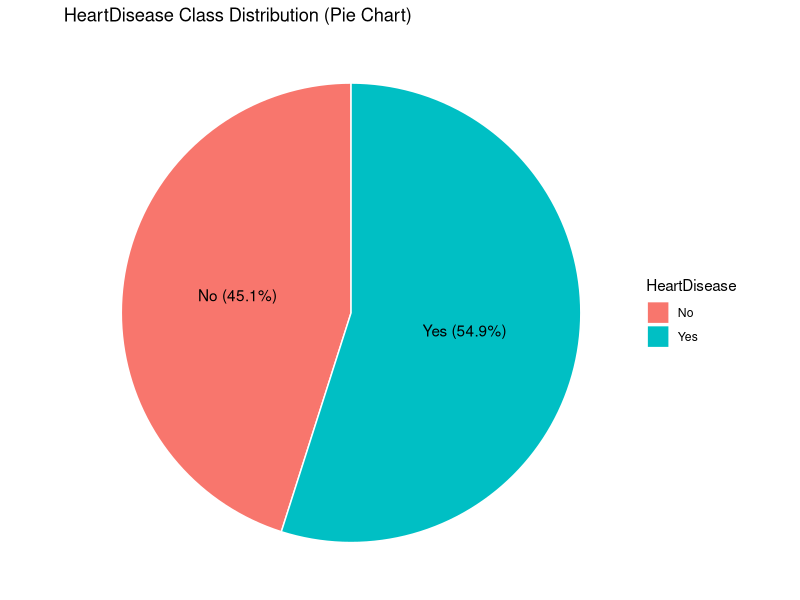
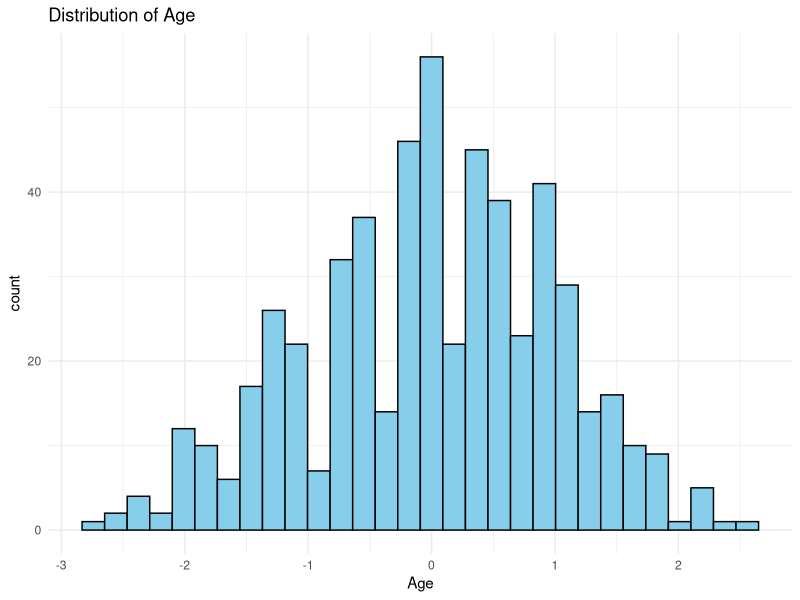
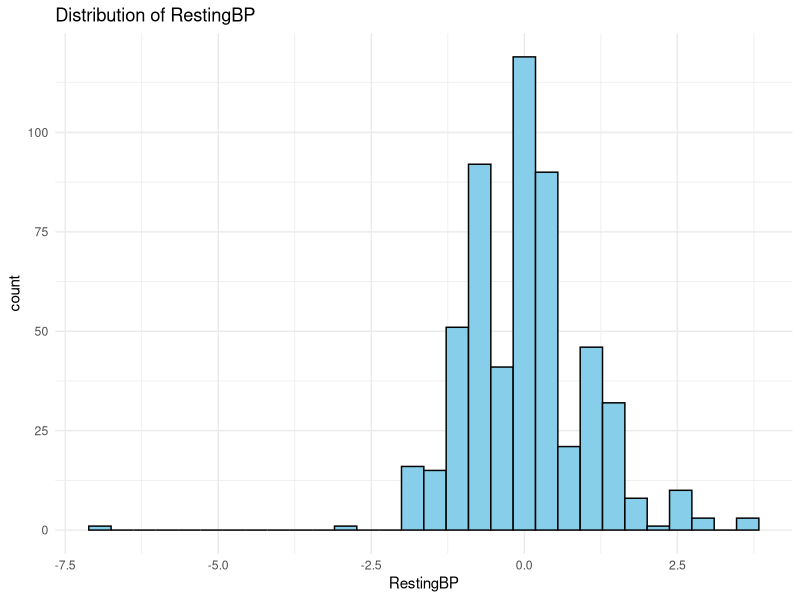
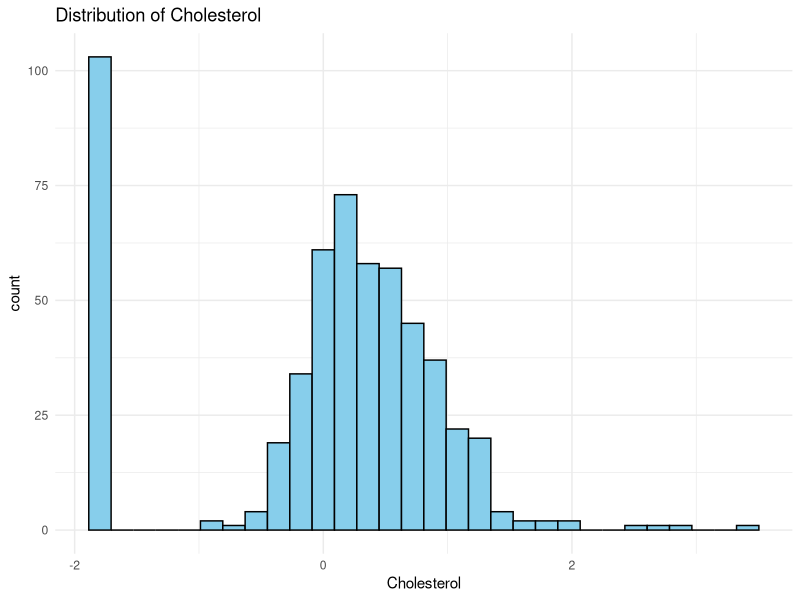
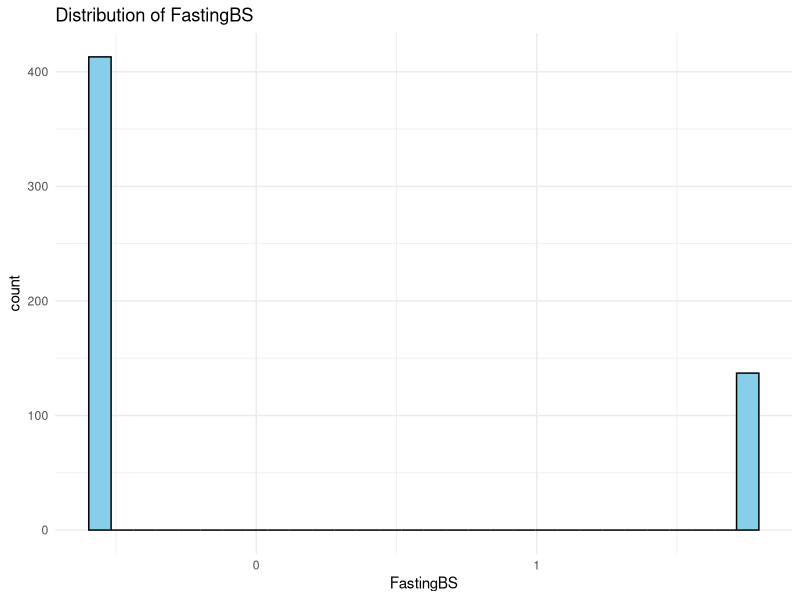
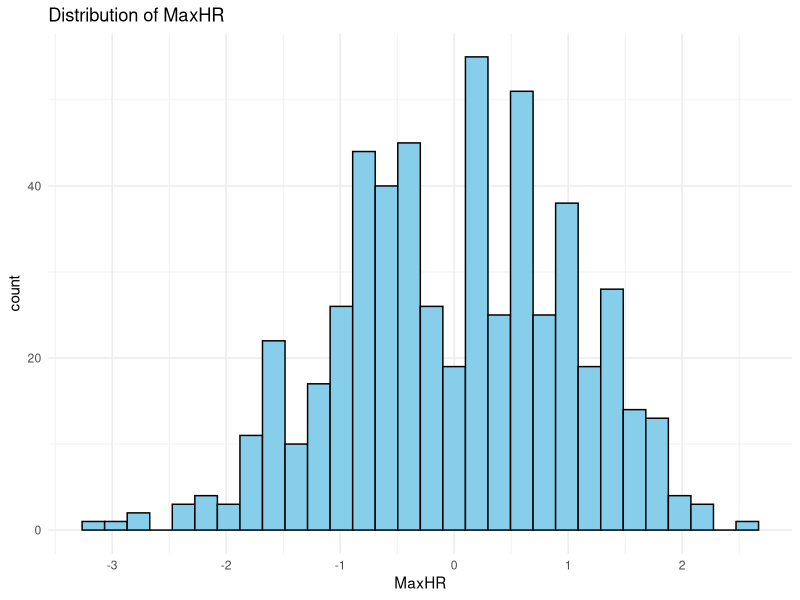
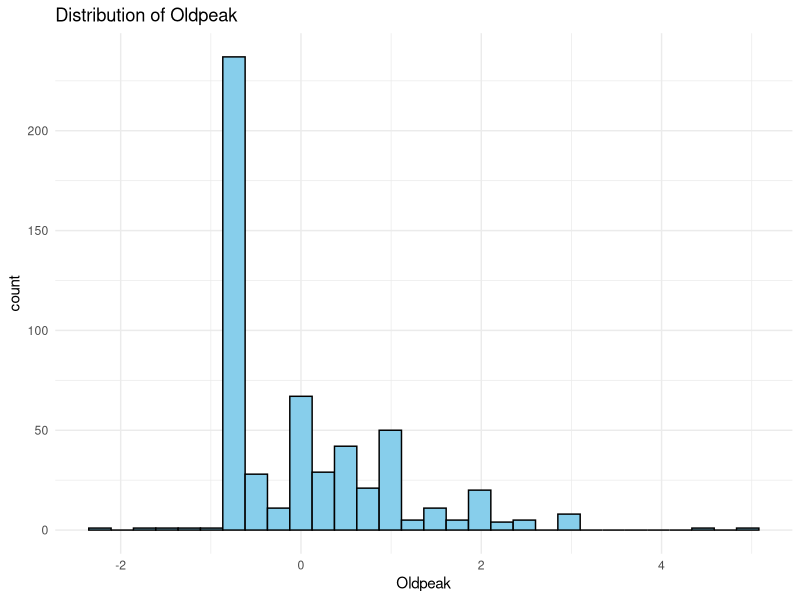
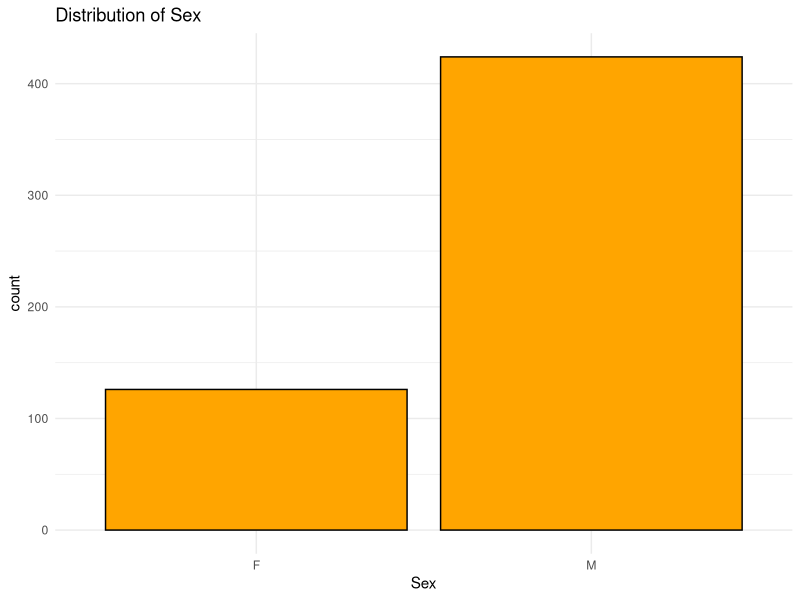

Generate these figures, in order, with R:
## ---- chunk 1
library(ggplot2)
library(GGally)
library(dplyr)
library(corrplot)

set.seed(123)

check_missing <- function(df) colSums(is.na(df))
class_balance <- function(df) table(df$HeartDisease)
## ---- chunk 2
train <- read.csv("../data/processed/train_scaled.csv", stringsAsFactors = TRUE)

print_basic_info <- function(df, target_col) {
  cat("\nData overview\n")
  print(dim(df))
  str(df)
  
  cat("\n\nSummary:\n")
  print(summary(df))
  
  cat("\nMissing values:\n")
  print(check_missing(df))
  
  cat("\nTarget class balance:\n")
  print(class_balance(df))
}

print_basic_info(train, "HeartDisease")

numeric_cols <- c("Age", "RestingBP", "Cholesterol",
                  "FastingBS", "MaxHR", "Oldpeak")

cat_cols <- c("Sex", "ChestPainType", "RestingECG",
              "ExerciseAngina", "ST_Slope")
## ---- chunk 3
pie_data <- train %>% 
  count(HeartDisease) %>% 
  mutate(prop = n / sum(n),
         lbl = paste0(HeartDisease, " (", scales::percent(prop), ")"))

ggplot(pie_data, aes(x = "", y = prop, fill = HeartDisease)) +
  geom_col(width = 1, color = "white") +
  coord_polar(theta = "y") +
  theme_void() +
  labs(title = "HeartDisease Class Distribution (Pie Chart)") +
  geom_text(aes(label = lbl), position = position_stack(vjust = 0.5))
## ---- chunk 4
for (col in numeric_cols) {
  print(
    ggplot(train, aes_string(x = col)) +
      geom_histogram(bins = 30, fill = "skyblue", color = "black") +
      theme_minimal() +
      labs(title = paste("Distribution of", col))
  )
}
## ---- chunk 5
for (col in cat_cols) {
  print(
    ggplot(train, aes_string(x = col)) +
      geom_bar(fill = "orange", color = "black") +
      theme_minimal() +
      labs(title = paste("Distribution of", col))
  )
}
## ---- chunk 6
for (col in numeric_cols) {
  print(
    ggplot(train, aes_string(x = "HeartDisease", y = col, fill = "HeartDisease")) +
      geom_boxplot() +
      theme_minimal() +
      labs(title = paste(col, "by HeartDisease"))
  )
}
## ---- chunk 7
for (col in cat_cols) {
  print(
    ggplot(train, aes_string(x = col, fill = "HeartDisease")) +
      geom_bar(position = "fill") +
      theme_minimal() +
      labs(title = paste(col, "vs HeartDisease (Proportion)"),
           y = "Proportion")
  )
}
## ---- chunk 8
numeric_data <- train[, numeric_cols]
cor_mat <- cor(numeric_data)

corrplot(cor_mat,
         method = "color",
         type = "upper",
         addCoef.col = "black",
         number.cex = 0.7,
         tl.cex = 0.8,
         tl.col = "black")
## ---- chunk 9
key_pairs <- c("RestingBP", "Cholesterol", "MaxHR", "Oldpeak")

for (col in key_pairs) {
  print(
    ggplot(train, aes_string(x = "Age", y = col, color = "HeartDisease")) +
      geom_point(alpha = 0.6, size = 2) +
      theme_minimal() +
      labs(
        title = paste("Scatter Plot:", "Age vs", col),
        x = "Age",
        y = col
      )
  )
}
## ---- chunk 10
ggplot(train, aes(Age, MaxHR, color = HeartDisease)) +
  geom_point(alpha = 0.5) +
  geom_smooth(method = "loess", se = TRUE) +
  theme_minimal() +
  labs(title = "Age vs MaxHR with Trend Line")
## ---- chunk 11
ggplot(train, aes(MaxHR, Oldpeak, color = HeartDisease)) +
  geom_point(alpha = 0.6) +
  facet_wrap(~ Sex) +
  theme_minimal() +
  labs(title = "MaxHR vs Oldpeak (Faceted by Sex)")
## ---- chunk 12
ggpairs(
  train[, c(numeric_cols, "HeartDisease")],
  aes(color = HeartDisease, alpha = 0.5)
)
